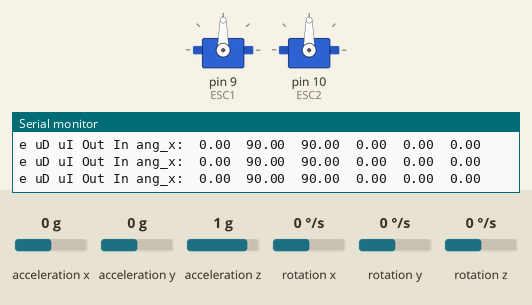
Simulated run of this sketch. Board: Arduino Uno, built with avr-gcc and run on an emulated ATmega328P. Parts: 2 × servo, the last lines printed to the serial monitor. The test bench sets the inputs (shaded band); at power-on: acceleration x 0 g, acceleration y 0 g, rotation y 0 °/s, acceleration z 1 g, rotation x 0 °/s, rotation z 0 °/s.

Above: at 2.2 s.
2.3 s: acceleration x set to -1.4 g
At 3.1 s:
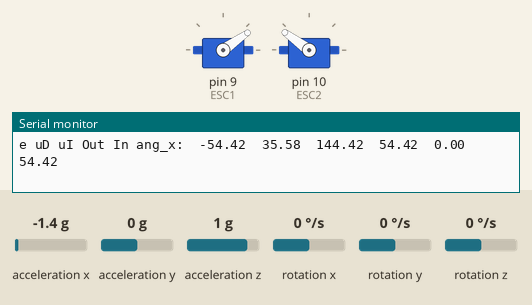
4.3 s: acceleration y set to -1.4 g
At 5.8 s:
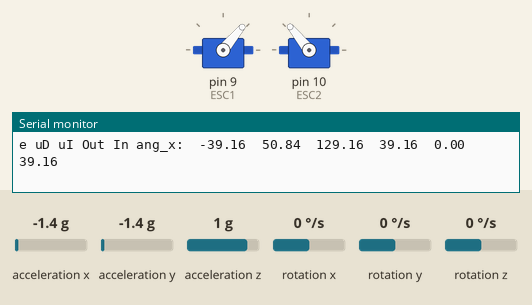
6.1 s: rotation y set to -192 °/s
At 6.45 s:
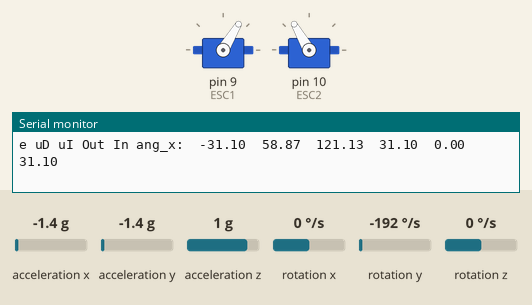
8.0 s: acceleration x set to 0.8 g
At 9.1 s:
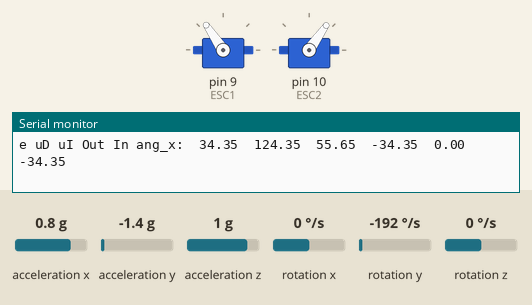
10.1 s: rotation y set to -100 °/s
At 10.44 s:
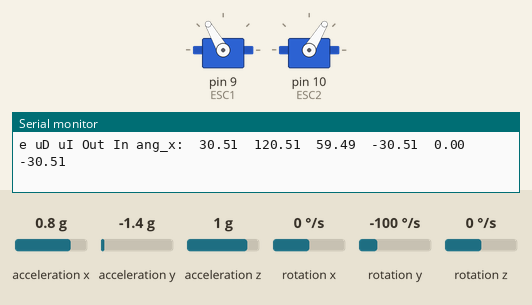
12.0 s: acceleration y set to 1.1 g
At 12.21 s:
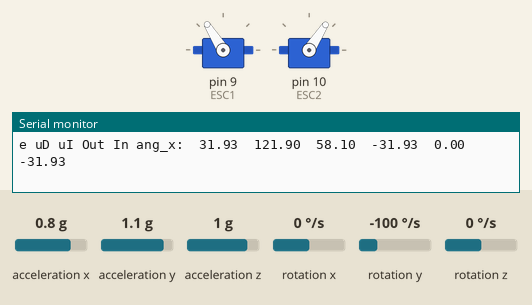
Timing chart, 0 to 15.0 s (numbered marks = the images above; inputs shaded):
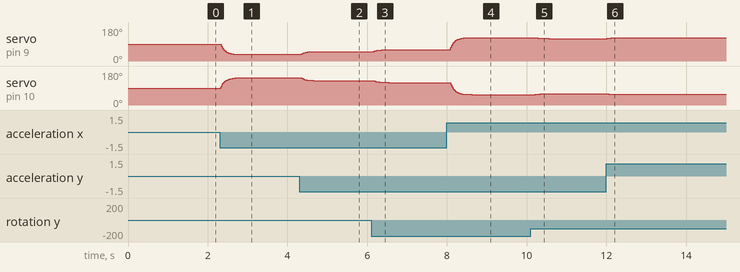

Measured:
- after the input at 2.3 s, servo on pin 9 (ESC1): moves from 90° to 35° over 0.49 s, starting at once; servo on pin 10 (ESC2): moves from 90° to 144° over 0.49 s, starting at once
- after the input at 4.3 s, servo on pin 9 (ESC1): moves from 35° to 50° over 0.30 s, starting at once; servo on pin 10 (ESC2): moves from 144° to 129° over 0.30 s, starting at once
- after the input at 6.1 s, servo on pin 9 (ESC1): 50° → 58° after 0.06 s, → 59° 0.21 s later, → 60° 0.17 s later; servo on pin 10 (ESC2): 129° → 121° after 0.06 s, → 120° 0.21 s later, → 119° 0.17 s later
- after the input at 8.0 s, servo on pin 9 (ESC1): moves from 60° to 124° over 0.54 s, starting after 0.08 s; servo on pin 10 (ESC2): moves from 119° to 55° over 0.54 s, starting after 0.08 s
- after the input at 10.1 s, servo on pin 9 (ESC1): 124° → 121° after 0.11 s, → 120° 0.13 s later, → 119° 0.21 s later; servo on pin 10 (ESC2): 55° → 58° after 0.11 s, → 59° 0.13 s later, → 60° 0.21 s later
- after the input at 12.0 s, servo on pin 9 (ESC1): 119° → 121° at once, → 122° 0.10 s later, → 123° 0.18 s later; servo on pin 10 (ESC2): 60° → 58° at once, → 57° 0.10 s later, → 56° 0.18 s later

The sketch:

LAB06_Control_Balancin.ino
```cpp
//Pines MPU es derecha
#include "I2Cdev.h"
#include "MPU6050.h"
#include "Wire.h"
#include <Servo.h>

MPU6050 sensor;
Servo ESC1;
Servo ESC2;
// Valores RAW (sin procesar) del acelerometro y giroscopio en los ejes x,y,z
int ax, ay, az;
int gx, gy, gz;

long tiempo_prev0,tiempo_prev1,tiempo_prev2;
float dt=0.001;
float ang_y;
float ang_y_prev;
float accel_ang_y;
bool Signo = 0;
float t=0.0,w=0.0,p=0.0;
float u=0.0,u_controlD=0.0,u_controlI=0.0,e=0.0,In=0.0,Out=0.0;
float Kp=1.0,Ki=0.0,Kd=0.0;
typedef union {
  float number;
  uint8_t bytes[4];
} valor;

valor e_ML, u_ML, Out_ML, In_ML, ang_y_ML;
void setup() {
  Serial.begin(9600);    //Iniciando puerto serial
  Wire.begin();           //Iniciando I2C
  sensor.initialize();    //Iniciando el sensor

  if (sensor.testConnection()) Serial.println("Sensor iniciado correctamente");
  else Serial.println("Error al iniciar el sensor");
  sensor.setXAccelOffset(-1359);
  sensor.setYAccelOffset(548);
  sensor.setZAccelOffset(765);
  sensor.setXGyroOffset(63);
  sensor.setYGyroOffset(47);
  sensor.setZGyroOffset(11);
  ESC1.attach(9,1000,2000);
  ESC2.attach(10,1000,2000);
  delay(1000);
}

void loop() {

  u_controlD = 90.0+u;
  u_controlI = 90.0-u;
  ESC1.write(u_controlD);
  ESC2.write(u_controlI);

  if(millis()-tiempo_prev0>1){
    tiempo_prev0=millis();
    //Calcular angulo de rotación con giroscopio y filtro complemento
    ang_y = 0.98*(ang_y_prev+(gy/131)*dt) + 0.02*accel_ang_y;
    ang_y_prev=ang_y;
    t = t + 1.0/1000.0;
    In = 0.0;
    Out = ang_y;
    e = In - Out;
    u = Kp * e;
    if(u>0){Signo = 1;}
    else {Signo = 0;}

    if(u >= 180){u = 180;}
    if(u <= -180){u = -180;}
    else{u = u;}
  }
/*
  if(millis()-tiempo_prev1>10){
    tiempo_prev1=millis();
    u_ML.number = u;
    e_ML.number = e;
    Out_ML.number = Out;
    In_ML.number = In;
    ang_y_ML.number = ang_y;
    Serial.write('V');
    for (int i = 0; i < 4; i++) Serial.write(u_ML.bytes[i]);
    for (int i = 0; i < 4; i++) Serial.write(e_ML.bytes[i]);
    for (int i = 0; i < 4; i++) Serial.write(Out_ML.bytes[i]);
    for (int i = 0; i < 4; i++) Serial.write(In_ML.bytes[i]);
    for (int i = 0; i < 4; i++) Serial.write(ang_y_ML.bytes[i]);
    Serial.write('\n');
  }
*/
  if(millis()-tiempo_prev2>100){
    tiempo_prev2=millis();
    // Leer las aceleraciones y velocidades angulares
    sensor.getAcceleration(&ax, &ay, &az);
    sensor.getRotation(&gx, &gy, &gz);
    //Calcular los ángulos con acelerometro
    accel_ang_y=atan(-ax/sqrt(pow(ay,2) + pow(az,2)))*(180.0/3.14);

    Serial.print("e uD uI Out In ang_x:\t");
    Serial.print(e); Serial.print("\t");
    Serial.print(u_controlD); Serial.print("\t");
    Serial.print(u_controlI); Serial.print("\t");
    Serial.print(Out); Serial.print("\t");
    Serial.print(In); Serial.print("\t");
    Serial.println(ang_y);

  }
}
```
